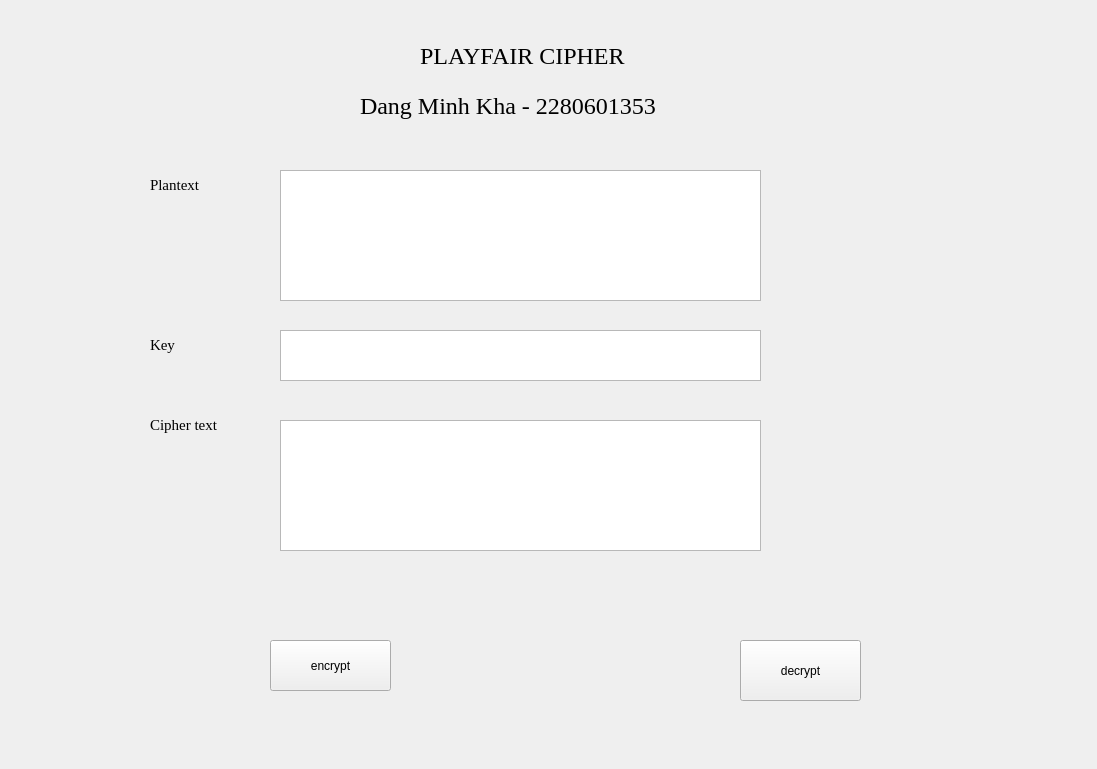
<?xml version="1.0" encoding="UTF-8"?>
<ui version="4.0">
 <class>Form</class>
 <widget class="QWidget" name="Form">
  <property name="geometry">
   <rect>
    <x>0</x>
    <y>0</y>
    <width>1097</width>
    <height>769</height>
   </rect>
  </property>
  <property name="windowTitle">
   <string>Form</string>
  </property>
  <widget class="QPushButton" name="btn_encrypt">
   <property name="enabled">
    <bool>true</bool>
   </property>
   <property name="geometry">
    <rect>
     <x>270</x>
     <y>640</y>
     <width>121</width>
     <height>51</height>
    </rect>
   </property>
   <property name="text">
    <string>encrypt</string>
   </property>
  </widget>
  <widget class="QLabel" name="label_5">
   <property name="geometry">
    <rect>
     <x>150</x>
     <y>410</y>
     <width>80</width>
     <height>30</height>
    </rect>
   </property>
   <property name="font">
    <font>
     <family>Times New Roman</family>
     <pointsize>11</pointsize>
    </font>
   </property>
   <property name="text">
    <string>Cipher text</string>
   </property>
  </widget>
  <widget class="QPlainTextEdit" name="txt_plain_text">
   <property name="geometry">
    <rect>
     <x>280</x>
     <y>170</y>
     <width>481</width>
     <height>131</height>
    </rect>
   </property>
  </widget>
  <widget class="QPlainTextEdit" name="txt_key">
   <property name="geometry">
    <rect>
     <x>280</x>
     <y>330</y>
     <width>481</width>
     <height>51</height>
    </rect>
   </property>
  </widget>
  <widget class="QLabel" name="label_4">
   <property name="geometry">
    <rect>
     <x>150</x>
     <y>330</y>
     <width>70</width>
     <height>30</height>
    </rect>
   </property>
   <property name="font">
    <font>
     <family>Times New Roman</family>
     <pointsize>11</pointsize>
    </font>
   </property>
   <property name="text">
    <string>Key</string>
   </property>
  </widget>
  <widget class="QPlainTextEdit" name="txt_cipher_text">
   <property name="geometry">
    <rect>
     <x>280</x>
     <y>420</y>
     <width>481</width>
     <height>131</height>
    </rect>
   </property>
  </widget>
  <widget class="QLabel" name="label_2">
   <property name="geometry">
    <rect>
     <x>360</x>
     <y>70</y>
     <width>351</width>
     <height>71</height>
    </rect>
   </property>
   <property name="font">
    <font>
     <family>Times New Roman</family>
     <pointsize>18</pointsize>
    </font>
   </property>
   <property name="text">
    <string>Dang Minh Kha - 2280601353</string>
   </property>
  </widget>
  <widget class="QLabel" name="label_3">
   <property name="geometry">
    <rect>
     <x>150</x>
     <y>170</y>
     <width>70</width>
     <height>30</height>
    </rect>
   </property>
   <property name="font">
    <font>
     <family>Times New Roman</family>
     <pointsize>11</pointsize>
    </font>
   </property>
   <property name="text">
    <string>Plantext</string>
   </property>
  </widget>
  <widget class="QLabel" name="label">
   <property name="geometry">
    <rect>
     <x>420</x>
     <y>20</y>
     <width>261</width>
     <height>71</height>
    </rect>
   </property>
   <property name="font">
    <font>
     <family>Times New Roman</family>
     <pointsize>18</pointsize>
    </font>
   </property>
   <property name="text">
    <string>PLAYFAIR CIPHER </string>
   </property>
  </widget>
  <widget class="QPushButton" name="btn_decrypt">
   <property name="enabled">
    <bool>true</bool>
   </property>
   <property name="geometry">
    <rect>
     <x>740</x>
     <y>640</y>
     <width>121</width>
     <height>61</height>
    </rect>
   </property>
   <property name="text">
    <string>decrypt</string>
   </property>
  </widget>
 </widget>
 <resources/>
 <connections/>
</ui>
